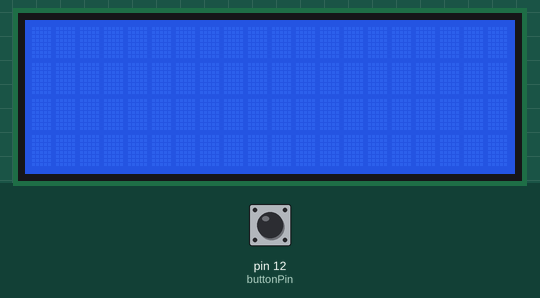
The sketch below on a simulated Arduino Uno, built with avr-gcc and run on an emulated ATmega328P. On the bench: 20×4 character LCD. Inputs (shaded band) come from the test bench; at power-on: pin 12 (buttonPin) HIGH.

Above: at 1.2 s.
1.3 s: pin 12 (buttonPin) pulled LOW for 0.15 s
At 2.5 s:
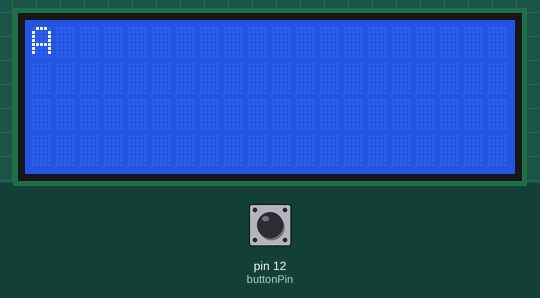
2.9 s: pin 12 (buttonPin) pulled LOW for 1 s
At 4.0 s:
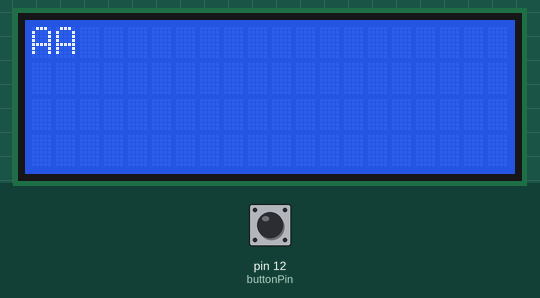
5.4 s: pin 12 (buttonPin) pulled LOW for 0.15 s
At 6.0 s:
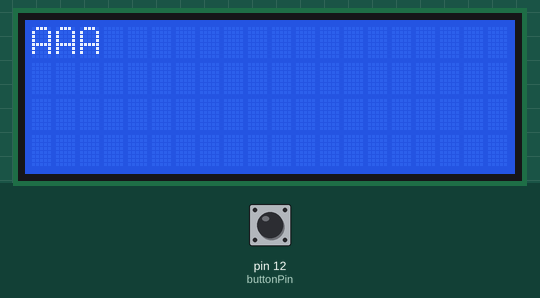
7.0 s: pin 12 (buttonPin) pulled LOW for 3.2 s
At 8.4 s:
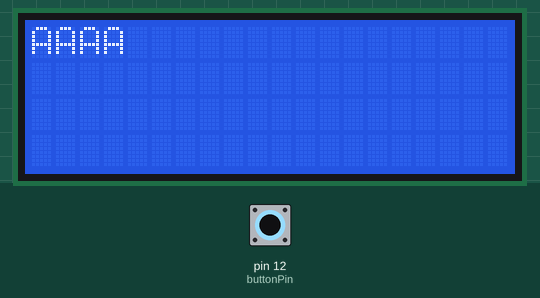
11.7 s: pin 12 (buttonPin) pulled LOW for 0.15 s
At 12.0 s:
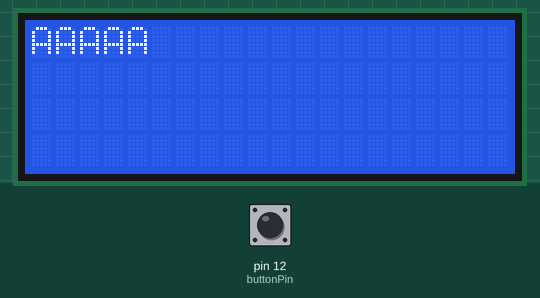
13.3 s: pin 12 (buttonPin) pulled LOW for 1 s
At 14.5 s:
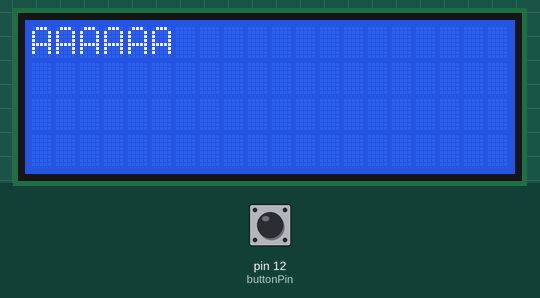
Timing chart, 0 to 16.3 s (numbered marks = the images above; inputs shaded):
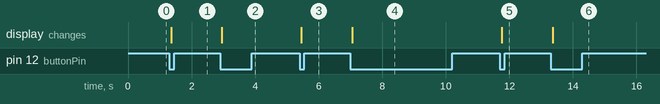

The sketch:

InputTestOneButton.ino
```cpp
/*
First pass at getting input and output
With one button wired to arduino r3 pin 12 and GND
*/

#include <LiquidCrystal_I2C.h>

// LCD and Button Setup
LiquidCrystal_I2C lcd(0x27, 20, 4);
const int buttonPin = 12;
bool lastButtonState = HIGH;
String text = "";  // Stores the text to display

void setup() {
  lcd.init();
  lcd.backlight();
  lcd.setCursor(0, 0);

  pinMode(buttonPin, INPUT_PULLUP);  // Internal pull-up resistor enabled
}

void screenOut(String &text, bool buttonState) {
  // Detect button press (LOW means pressed)
  if (buttonState == LOW && lastButtonState == HIGH) {
    delay(50);                            // debounce
    if (digitalRead(buttonPin) == LOW) {  // Confirm still pressed
      text += 'A';                        // Add 'A' to the string

      // Update LCD
      lcd.clear();
      lcd.setCursor(0, 0);
      lcd.print(text);

      // Wait for button release to avoid rapid repeats
      while (digitalRead(buttonPin) == LOW)
        ;
      delay(50);  // Extra debounce after release
    }

    if (text.length() > 12) {  // If text sting longer than 12 characters reset.
      lcd.clear();
      lcd.setCursor(0, 0);
      text = "";  // Clear text
    }
  }
  lastButtonState = buttonState;
}

// main loop
void loop() {
  bool buttonState = digitalRead(buttonPin);
  screenOut(text, buttonState);
}
```

Measured:
- after the input at 1.3 s, the display: changes after 0.05 s (image 1)
- after the input at 2.9 s, the display: changes after 0.06 s (image 2)
- after the input at 5.4 s, the display: changes after 0.06 s (image 3)
- after the input at 7.0 s, the display: changes after 0.06 s (image 4)
- after the input at 11.7 s, the display: changes after 0.06 s (image 5)
- after the input at 13.3 s, the display: changes after 0.06 s (image 6)
